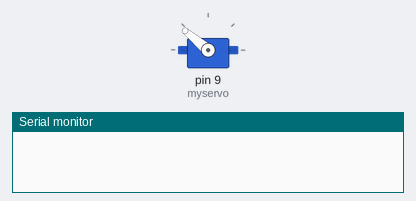
This sketch was run on a simulated Arduino Uno, built with avr-gcc and run on an emulated ATmega328P. Shown: servo, the last lines printed to the serial monitor.

Above: at 0.7 s.
At 6.4 s:
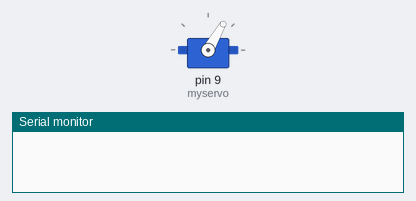
At 13.4 s:
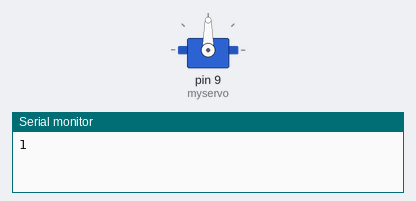
Timing chart, 0 to 14.9 s (numbered marks = the images above):
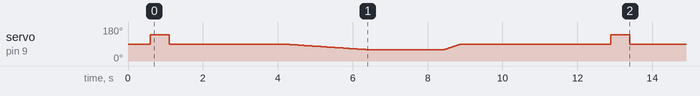

The sketch:

SERVO_camera.ino
```cpp
#include <Time.h>
#include <Servo.h>

////////////////////////////////////////////////////////////////////////////7
// Servo for digital camera operation
// Gustavo Pereyra Irujo - pereyrairujo.gustavo@conicet.gov.ar
// April 2016

Servo myservo;

void setup() {
    myservo.attach(9);             // servo connected to pin 9
    Serial.begin(9600);
    delay(100);
}

int count=0;
int pos=90;

void loop(){

  count++;

    myservo.write(90);      // Move the servo to center position
    delay(500);
    myservo.write(140);      // Move the servo to turn camera on
    delay(500);
    myservo.write(90);       // Move the servo to center position
    delay(3000);

  for (pos = 90; pos >= 60; pos -= 1) { // goes from center position to shutter position
    myservo.write(pos);
    delay(75);                       // make movement slow to allow focusing
  }
  delay(2000);
  for (pos = 60; pos <= 90; pos += 1) { // goes back to center position
    myservo.write(pos);
    delay(15);
  }


    myservo.write(90);      // Move the servo to center position
    delay(4000);
    myservo.write(140);      // Move the servo to turn camera off
    delay(500);
    myservo.write(90);       // Move the servo to center position

  time_t t = now(); // Store the current time in time variable t
  Serial.print(count);

      Serial.print("\n");
  delay(165000);      // 3 min delay.  Adjust as necessary
}
```
